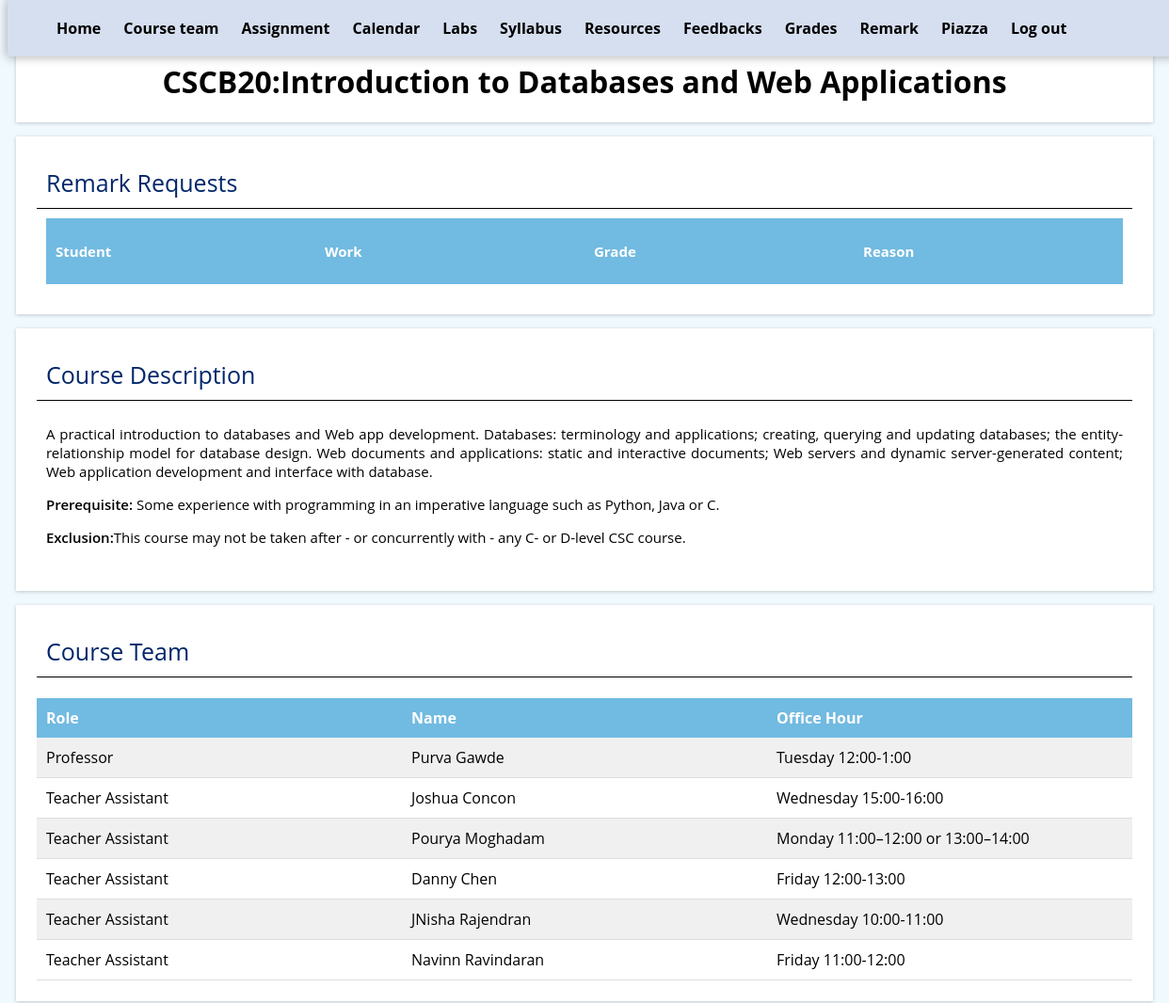
Before: /remark (signed in, upper part) with the older database file.
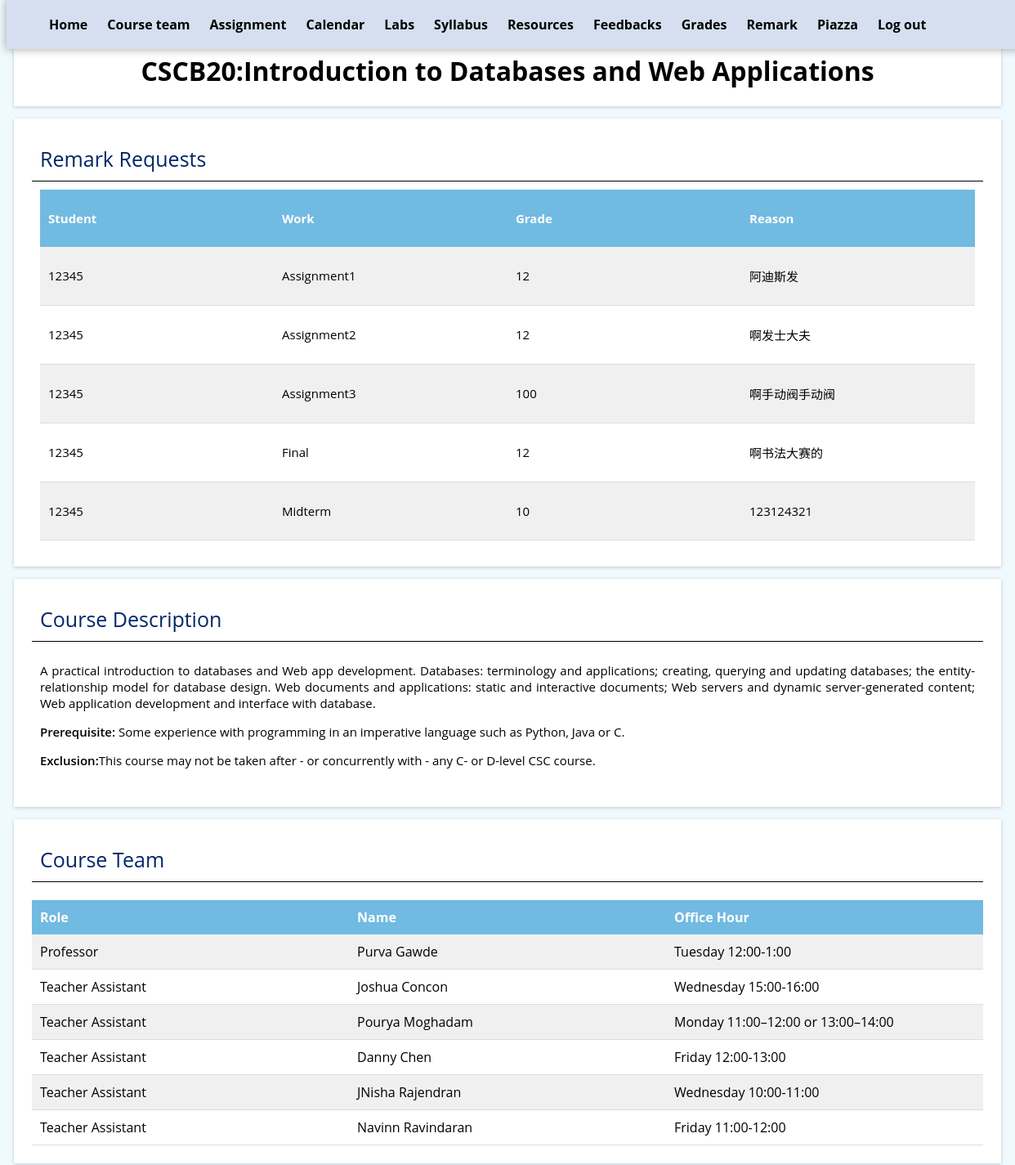
After: the same page with the newer database file.
### tables this page shows
CREATE TABLE "Remark" (
	"mark_id"	INTEGER,
	"reason"	TEXT
);

CREATE TABLE "Mark" (
	"mark_id"	INTEGER NOT NULL,
	"name"	TEXT,
	"grade"	NUMERIC,
	"username"	TEXT NOT NULL,
	PRIMARY KEY("mark_id")
);

### app.py (the view, shortened to what this page needs)
@app.route('/remark', methods=['GET', 'POST'])
def remark():
    if 'username' not in session:
        return redirect('/login')
    if session['admin']:
        if not request.args:
            db = get_db()
            db.row_factory = make_dict
            remarks = query_db(
                'SELECT * FROM Remark, Mark WHERE Remark.mark_id = Mark.mark_id')
            db.close()
            return render_template('remarks.html', remarks=remarks)

### app.py (called while the page is built)
def get_db():
    db = getattr(g, '_database', None)
    if db is None:
        db = g._database = sqlite3.connect(DATABASE)
    return db

def query_db(query, args=(), one=False):
    cur = get_db().execute(query, args)
    rv = cur.fetchall()
    return (rv[0] if rv else None) if one else rv

def make_dict(cursor, row):
    return dict((cursor.description[idx][0], value)
                for idx, value in enumerate(row))

@app.teardown_appcontext
def close_connection(exception):
    db = getattr(g, '_database', None)
    if db is not None:
        db.close()

### templates/remarks.html (shortened to what this page needs)
{% extends "base.html" %}
{% block content %}
<section class="section">
    <h2>Remark Requests</h2>
    <div class="info">
        <div class="flex-table">
        <div class="flex-table-header">
            <div class="flex-table-cell"><p>Student</p></div>
            <div class="flex-table-cell"><p>Work</p></div>
            <div class="flex-table-cell"><p>Grade</p></div>
            <div class="flex-table-cell"><p>Reason</p></div>
        </div>
        {% for remark in remarks %}
        <div class="flex-table-row">
            <div class="flex-table-cell"><p>{{ remark.username }}</p></div>
            <div class="flex-table-cell"><p>{{ remark.name }}</p></div>
            <div class="flex-table-cell"><p>{{ remark.grade }}</p></div>
            <div class="flex-table-cell"><p>{{ remark.reason }}</p></div>
        </div>
        {% endfor %}
        </div>
    </div>
</section>
{% endblock %}

### templates/base.html (shortened to what this page needs)
<html>
<head>
<link rel="stylesheet" href="../static/style/style.css" type="text/css">
</head>
<body>
    <div>
        <nav>
            <ul>
                <li><a href="/">Home</a></li>
                <li><a href="#CourseTeam">Course team</a></li>
                <li><a href="#Assignment">Assignment</a></li>
                <li><a href="#Calendar">Calendar</a></li>
                <li><a href="#Labs">Labs</a></li>
                <li><a href="#Syllabus">Syllabus</a></li>
                <li><a href="#Resources">Resources</a></li>
                <li><a href="/feedback">Feedbacks</a></li>
                 {% if session['admin'] %}
                <li><a href="/mark">Grades</a></li>
                <li><a href="/remark">Remark</a></li>
                {% else %}
                <li><a href="/mark">Grades/Remark</a></li>
                {% endif %}
                <li><a href="https://piazza.com/mail.utoronto.ca/winter2024/cscb20/home" target="blank_">Piazza</a></li>
                <li><a href="/logout">Log out</a></li>
            </ul>
        </nav>
      <div>
       <h1 class="section" style="justify-content: center;text-align: center;">CSCB20:Introduction to Databases and Web Applications</h1>
      </div>
     {% block content %} {% endblock %}
<section class="section">
  <h2>Course Description</h2>
  <div class="info">
    <p>A practical introduction to databases and Web app development. Databases: terminology and applications; creating,
      querying and updating databases; the entity-relationship model for database design. Web documents and
      applications: static and interactive documents; Web servers and dynamic server-generated content; Web application
      development and interface with database. </p>
    <p><span class="tag">Prerequisite:</span> Some experience with programming in an imperative language such as Python,
      Java or C.</p>
    <p><span class="tag">Exclusion:</span>This course may not be taken after - or concurrently with - any C- or D-level
      CSC course.</p>
  </div>
</section>
<section class="section" id="CourseTeam">
  <h2>Course Team</h2><br>
  <div class="flex-table">
    <div class="flex-table-header">
      <div class="flex-table-cell">Role</div>
      <div class="flex-table-cell">Name</div>
      <div class="flex-table-cell">Office Hour</div>
    </div>
    <div class="flex-table-row">
      <div class="flex-table-cell">Professor</div>
      <div class="flex-table-cell">Purva Gawde</div>
      <div class="flex-table-cell">Tuesday 12:00-1:00</div>
    </div>
    <div class="flex-table-row">
      <div class="flex-table-cell">Teacher Assistant</div>
      <div class="flex-table-cell">Joshua Concon</div>
      <div class="flex-table-cell">Wednesday 15:00-16:00</div>
    </div>
    <div class="flex-table-row">
      <div class="flex-table-cell">Teacher Assistant</div>
      <div class="flex-table-cell">Pourya Moghadam</div>
      <div class="flex-table-cell">Monday 11:00–12:00 or 13:00–14:00 </div>
    </div>
    <div class="flex-table-row">
      <div class="flex-table-cell">Teacher Assistant</div>
      <div class="flex-table-cell">Danny Chen</div>
      <div class="flex-table-cell">Friday 12:00-13:00</div>
    </div>
    <div class="flex-table-row">
      <div class="flex-table-cell">Teacher Assistant</div>
      <div class="flex-table-cell">JNisha Rajendran</div>
      <div class="flex-table-cell">Wednesday 10:00-11:00</div>
    </div>
    <div class="flex-table-row">
      <div class="flex-table-cell">Teacher Assistant</div>
      <div class="flex-table-cell">Navinn Ravindaran</div>
      <div class="flex-table-cell">Friday 11:00-12:00</div>
    </div>
  </div>
</section>
    </div>
</body>
</html>

### static/style/style.css (style rules this page uses)
body { font-family: 'Open Sans', sans-serif; word-wrap: break-word; background-color: #f0f9fe; padding-top: 20px; }
a { text-decoration: none; }
nav { z-index: 100; width: 100%; position: fixed; background-color: #d6dfef; box-shadow: 0px 0px 10px 1px rgba(0,0,0,0.3); height: 60px; line-height: 60px; top:0; }
nav a { position: relative; overflow: hidden; }
nav a::after { content: ''; display: block; height: 2px; width: 100%; background: currentColor; transition: transform 0.3s ease-in-out; position: absolute; left: 50%; bottom: 0; transform: translateX(-50%) scaleX(0); }
nav ul { display:flex; align-items: center; width:100%; margin: 0 auto; list-style: none; font-weight: bold; }
nav li { margin: 0 12px; white-space: nowrap; }
nav a, nav a:visited { color: black; }
.tag { font-weight: 600; }
.section { background-color: white; margin-bottom: 0; margin: 15px 9px; padding: 20px; transition: margin-bottom 0.2 ease-in; box-shadow: 0 1px 4px rgba(0, 0, 0, 0.2); border: 2px solid #FFF; box-sizing: border-box; }
.section h2 { margin: 0; padding: 10px; border-bottom: 2px solid white; font-weight:400; font-size:25px; color:#00266a; border-bottom: 1px solid black; }
.section .info { padding: 10px; font-size: 15px; text-align: justify; text-justify: inter-word; }
.flex-table { display: flex; flex-direction: column; width: 100%; }
.flex-table-header, .flex-table-row { display: flex; justify-content: space-between; background-color: #71bae1; }
.flex-table-cell { padding: 10px; flex: 1; white-space: nowrap; overflow: hidden; text-overflow: ellipsis; }
.flex-table-header { font-weight: bold; color: white; }
.flex-table-row { background-color: transparent; border-bottom: 1px solid #ddd; }
.flex-table-row:nth-child(even) { background-color: #f0f0f0; }

Changed rows visible on the page:
now on this page (row edited): Remark: username "12345", name "Assignment1", grade "12", reason "阿迪斯发"
now on this page (row edited): Remark: username "12345", name "Assignment2", grade "12", reason "啊发士大夫"
added Remark: username "12345", name "Assignment3", grade "100", reason "啊手动阀手动阀"
added Remark: username "12345", name "Final", grade "12", reason "啊书法大赛的"
added Remark: username "12345", name "Midterm", grade "10", reason "123124321"
